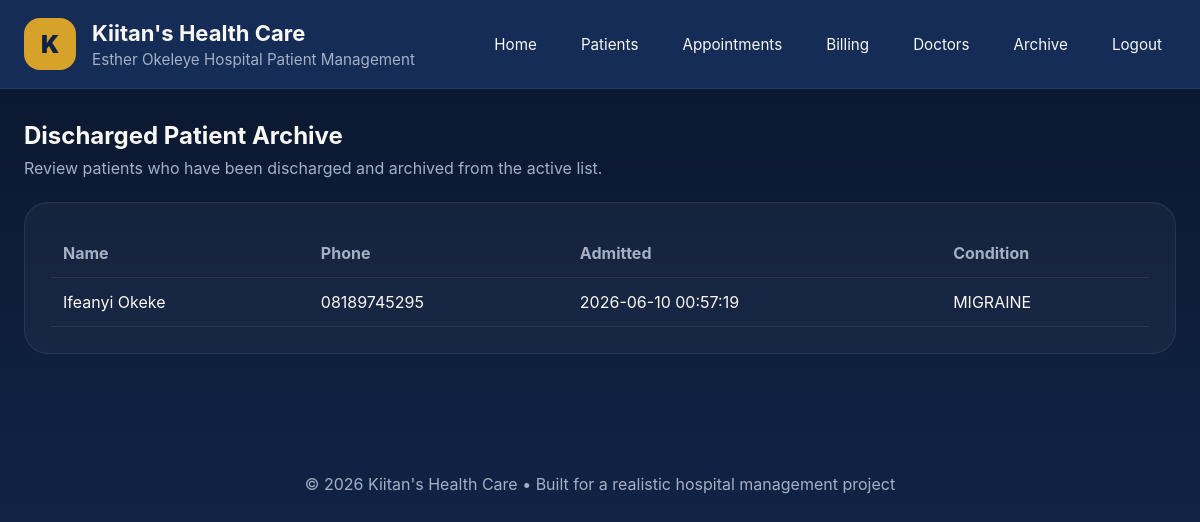
/archive (signed in), run on an earlier commit of the app's database.
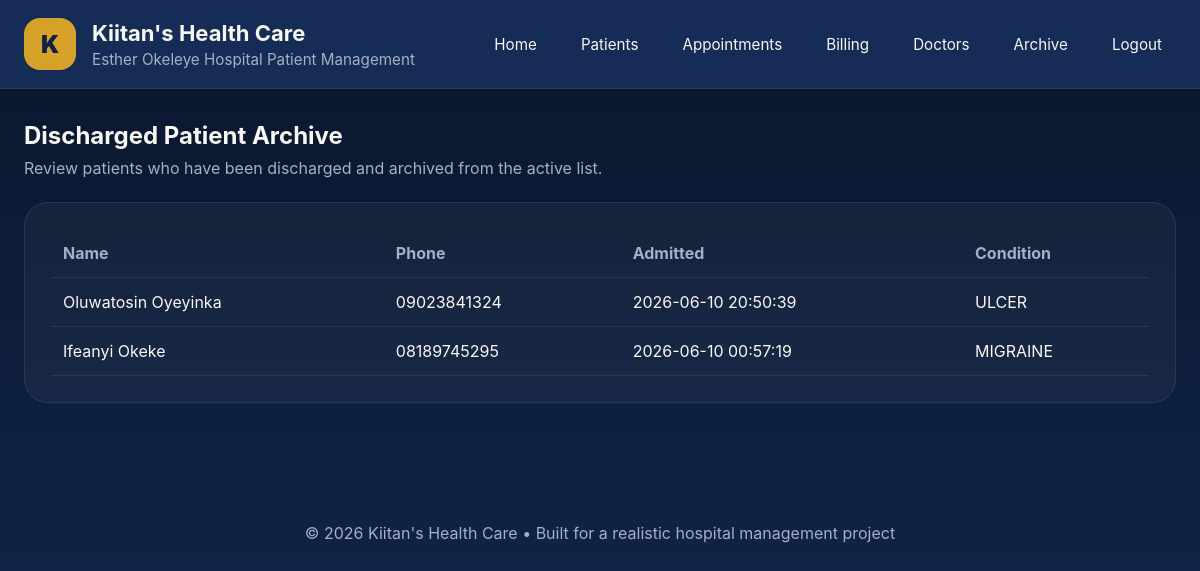
And on a later commit of the database.
### tables this page shows
CREATE TABLE patients (
            id INTEGER PRIMARY KEY AUTOINCREMENT,
            first_name TEXT NOT NULL,
            last_name TEXT NOT NULL,
            age INTEGER NOT NULL,
            gender TEXT NOT NULL,
            phone TEXT NOT NULL,
            email TEXT,
            address TEXT,
            condition TEXT,
            emergency INTEGER DEFAULT 0,
            admitted_at TEXT,
            discharged INTEGER DEFAULT 0
        );

### app.py (the view)
@app.route("/archive")
@login_required
def archive():
    db = get_db_connection()
    discharged = db.execute("SELECT * FROM patients WHERE discharged = 1 ORDER BY admitted_at DESC").fetchall()
    return render_template("discharge.html", discharged=discharged)

### app.py (called while the page is built)
def get_db_connection():
    db = getattr(g, "db", None)
    if db is None:
        db = sqlite3.connect(app.config["DATABASE"])
        db.row_factory = sqlite3.Row
        g.db = db
    return db

def login_required(view):
    @wraps(view)
    def wrapped_view(**kwargs):
        if not session.get("user"):
            return redirect(url_for("login"))
        return view(**kwargs)
    return wrapped_view

@app.context_processor
def inject_user():
    return {
        "logged_in": bool(session.get("user")),
        "current_user": session.get("user"),
    }

### templates/discharge.html
{% extends "base.html" %}
{% block content %}
<section class="section-block">
  <div class="section-intro">
    <h2>Discharged Patient Archive</h2>
    <p>Review patients who have been discharged and archived from the active list.</p>
  </div>
  <div class="panel">
    {% if discharged %}
    <table>
      <thead>
        <tr>
          <th>Name</th>
          <th>Phone</th>
          <th>Admitted</th>
          <th>Condition</th>
        </tr>
      </thead>
      <tbody>
        {% for patient in discharged %}
        <tr>
          <td>{{ patient.first_name }} {{ patient.last_name }}</td>
          <td>{{ patient.phone }}</td>
          <td>{{ patient.admitted_at }}</td>
          <td>{{ patient.condition or 'N/A' }}</td>
        </tr>
        {% endfor %}
      </tbody>
    </table>
    {% else %}
    <p>No archived discharges yet.</p>
    {% endif %}
  </div>
</section>
{% endblock %}

What changed in the data, as far as the page shows it:
added patients: first_name "Oluwatosin", last_name "Oyeyinka", phone "09023841324", admitted_at "2026-06-10 20:50:39", condition "ULCER"
